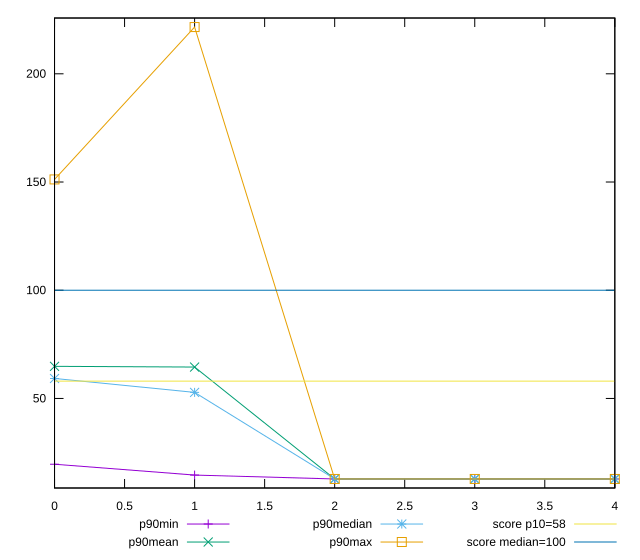

This figure's gnuplot source:
reset

$p90Min <<EOF
0 19.6
1 14.600000000000001
2 12.8
3 12.8
4 12.8
EOF

$p90Mean <<EOF
0 64.8418237082067
1 64.50808510638299
2 12.799999999999976
3 12.799999999999976
4 12.799999999999976
EOF

$p90Median <<EOF
0 59.226666666666596
1 52.800000000000004
2 12.8
3 12.8
4 12.8
EOF

$p90Max <<EOF
0 151.19999999999854
1 221.59999999999854
2 12.8
3 12.8
4 12.8
EOF

set key outside below
set xrange [0:4]
set yrange [8.624000000000004:225.7759999999985]
set trange [8.624000000000004:225.7759999999985]
set terminal svg size 640, 560 enhanced background rgb 'white'
set output "report_00017_2021-02-10T15-08-03.406Z/estimated-input-latency/progression/value.svg"

plot $p90Min title "p90min" with linespoints, \
     $p90Mean title "p90mean" with linespoints, \
     $p90Median title "p90median" with linespoints, \
     $p90Max title "p90max" with linespoints, \
     58 title "score p10=58", \
     100 title "score median=100"

reset
